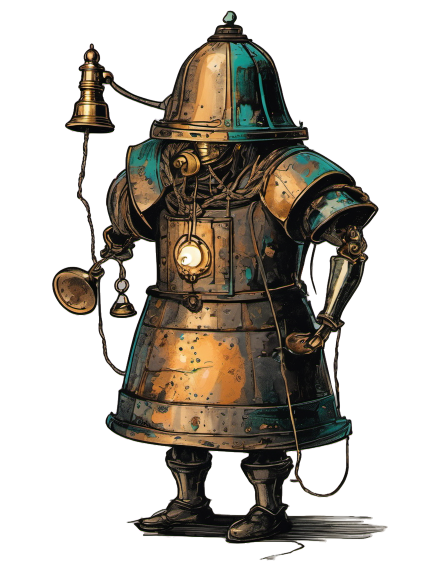
#> input picture art/bell-ringer/cut.png, 896 x 1152 px, found by its file name (shown at 1/2 size)
$ python clean.py
#> lines starting #> are read from the running program, lines starting #| are printed output that depends on the picture; after the words box and inside, x2 and y2 are one past the last pixel; in counts of white or black regions, pixels touching at a corner belong together
# Erases the baked ground shadow streaks right of the boots (they would flash with the body). Alpha only. Reads cut.png, writes cut.clean.png.
from PIL import Image
import numpy as np
im = Image.open('art/bell-ringer/cut.png').convert('RGBA'); a = np.array(im)
#> further down, im is the input picture: PIL image 896x1152 RGBA; mean R, G, B, A 148.8, 141.4, 131.1, 95.8
a[1030:1140, 584:800, 3] = 0
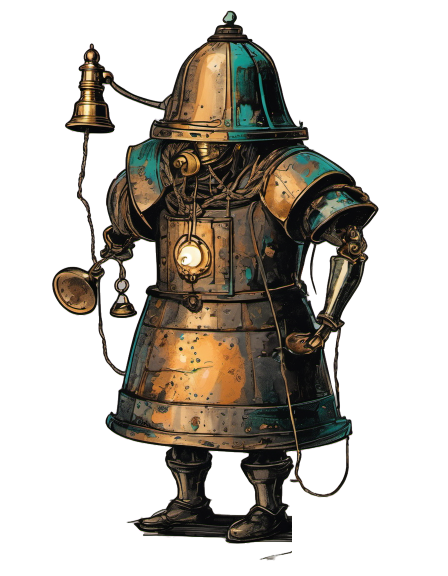
#> a: shape (1152, 896, 4) (shown at 1/2 size); 0.86% of pixels changed, all inside (x1, y1, x2, y2) = (584, 1030, 776, 1106); transparent parts drawn white
a[1090:, 470:, 3] = 0                        # loose rope tail and its pale tip
#> a: shape (1152, 896, 4); 0.05% of pixels changed, all inside (x1, y1, x2, y2) = (519, 1100, 584, 1122)
Image.fromarray(a).save('art/bell-ringer/cut.clean.png')
print('ok')
